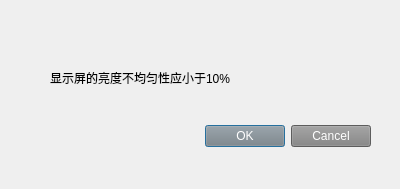
<?xml version="1.0" encoding="UTF-8"?>
<ui version="4.0">
 <class>LumUniformStan</class>
 <widget class="QDialog" name="LumUniformStan">
  <property name="geometry">
   <rect>
    <x>0</x>
    <y>0</y>
    <width>400</width>
    <height>189</height>
   </rect>
  </property>
  <property name="windowTitle">
   <string>Dialog</string>
  </property>
  <widget class="QDialogButtonBox" name="buttonBox">
   <property name="geometry">
    <rect>
     <x>30</x>
     <y>120</y>
     <width>341</width>
     <height>32</height>
    </rect>
   </property>
   <property name="styleSheet">
    <string notr="true">background-color: rgb(130,130,130);
color: rgb(255,255,255);</string>
   </property>
   <property name="orientation">
    <enum>Qt::Horizontal</enum>
   </property>
   <property name="standardButtons">
    <set>QDialogButtonBox::Cancel|QDialogButtonBox::Ok</set>
   </property>
  </widget>
  <widget class="QLabel" name="label">
   <property name="geometry">
    <rect>
     <x>50</x>
     <y>70</y>
     <width>281</width>
     <height>16</height>
    </rect>
   </property>
   <property name="text">
    <string>显示屏的亮度不均匀性应小于10%</string>
   </property>
  </widget>
 </widget>
 <resources/>
 <connections>
  <connection>
   <sender>buttonBox</sender>
   <signal>accepted()</signal>
   <receiver>LumUniformStan</receiver>
   <slot>accept()</slot>
   <hints>
    <hint type="sourcelabel">
     <x>248</x>
     <y>254</y>
    </hint>
    <hint type="destinationlabel">
     <x>157</x>
     <y>274</y>
    </hint>
   </hints>
  </connection>
  <connection>
   <sender>buttonBox</sender>
   <signal>rejected()</signal>
   <receiver>LumUniformStan</receiver>
   <slot>reject()</slot>
   <hints>
    <hint type="sourcelabel">
     <x>316</x>
     <y>260</y>
    </hint>
    <hint type="destinationlabel">
     <x>286</x>
     <y>274</y>
    </hint>
   </hints>
  </connection>
 </connections>
</ui>
